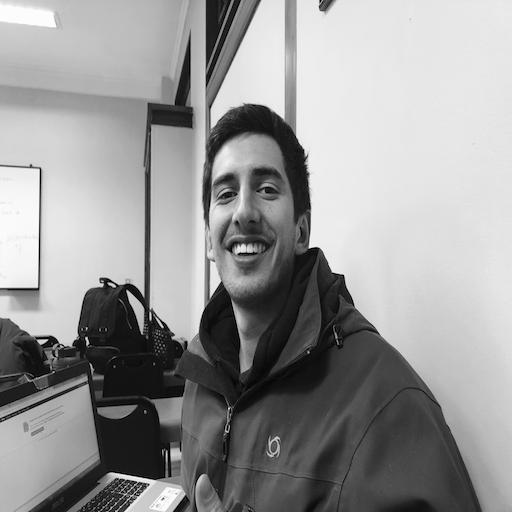
%> input picture P4/IMG_1582.TIF, 512 x 512 px
$ octave P4c.m   (GNU Octave 9; MATLAB toolbox functions it lacks are replaced by stand-ins)
%> lines starting %> are read from the running program, lines starting %| are printed output that depends on the picture
clc
B = imread('IMG_1582.TIF');
%> B is the input picture: size 512x512 uint8; min 0, max 255, mean 151.6
B1 = double(B);
[U,S,V] = svd(B1);

for k=1:1:10
    X1=U(:,1:k)*S(1:k,1:k)*(V(:,1:k))';
    imshow(uint8(X1))
end
%> this loop made 10 passes
%> pass 1, `imshow(uint8(X1))`:
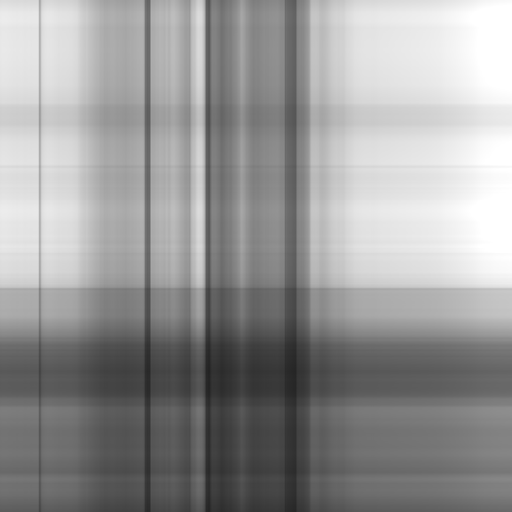
%> displayed picture: size 512x512, on the screen's scale of 0 to 255; min 35, max 255, mean 152
%> pass 2, `imshow(uint8(X1))`:
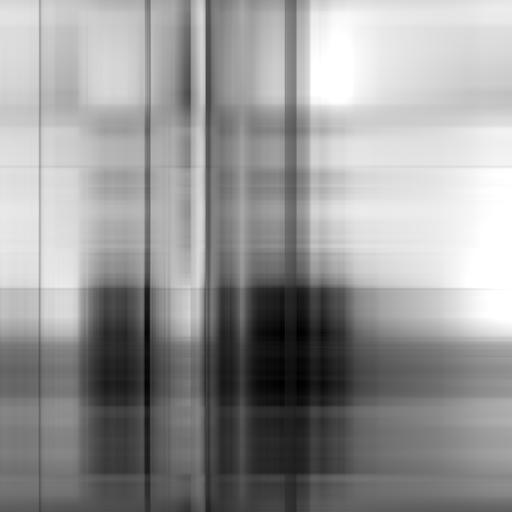
%> displayed picture: size 512x512, on the screen's scale of 0 to 255; min 0, max 255, mean 151.3
for k=1:1:30
    X2=U(:,1:k)*S(1:k,1:k)*(V(:,1:k))';
    imshow(uint8(X2))
end
for k=1:1:60
    X3=U(:,1:k)*S(1:k,1:k)*(V(:,1:k))';
    imshow(uint8(X3))
end
for k=1:1:150
    X4=U(:,1:k)*S(1:k,1:k)*(V(:,1:k))';
    imshow(uint8(X4))
end
